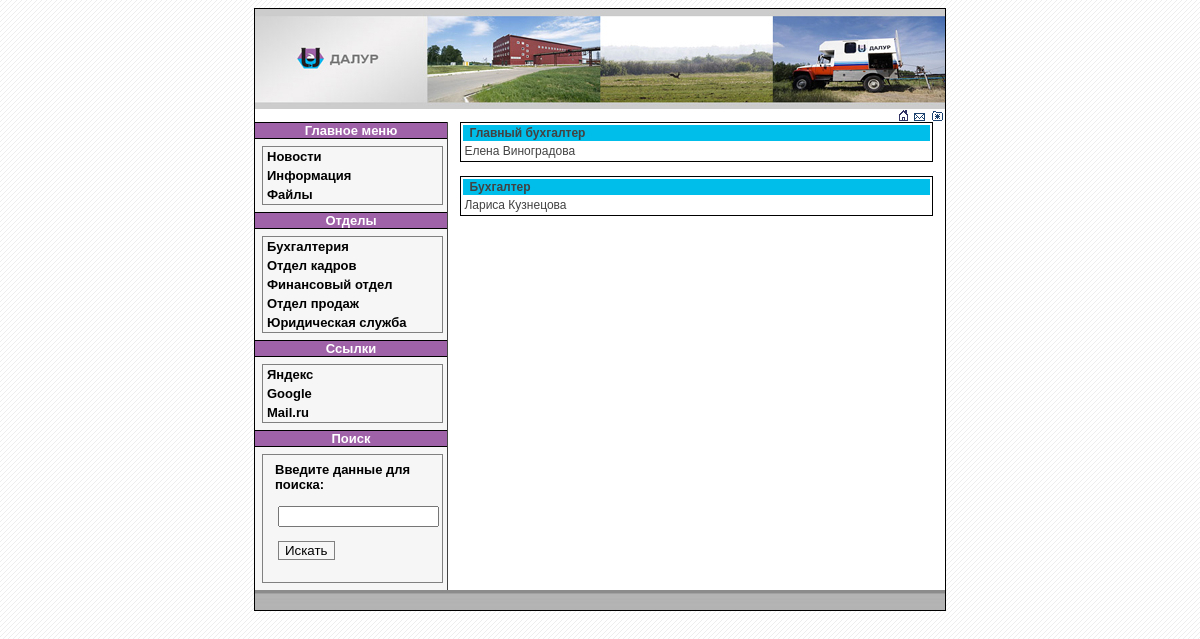
Screenshot of /view_dep.php with the database file from the repository.
### tables this page shows
CREATE TABLE `departments` (
  `id` int NOT NULL AUTO_INCREMENT,
  `title` text NOT NULL,
  PRIMARY KEY (`id`)
);

CREATE TABLE `links` (
  `id` int NOT NULL AUTO_INCREMENT,
  `title` text NOT NULL,
  `link` text NOT NULL,
  PRIMARY KEY (`id`)
);

CREATE TABLE `workers` (
  `id` int NOT NULL AUTO_INCREMENT,
  `name` text NOT NULL,
  `position` text NOT NULL,
  `department` int NOT NULL,
  PRIMARY KEY (`id`),
  KEY `department` (`department`),
  CONSTRAINT `workers_ibfk_1` FOREIGN KEY (`department`) REFERENCES `departments` (`id`)
);

### blocks/lefttd.php (the view)
<td width="184" valign="top" class="left">
<div class="menu_title">Главное меню</div>
<div id="coolmenu">
<a href="index.php">Новости</a>
<a href="info.php">Информация</a>
<a href="files.php">Файлы</a>
</div>
<div class="menu_title">Отделы</div>
<div id="coolmenu">
<?
$sql_dep = "select * from departments";
$result_dep = $conn->query($sql_dep);
if ($result_dep->num_rows > 0){
while($row = $result_dep->fetch_assoc() ){
      echo "<a href='view_dep.php?dep=" . $row["id"] . "'>" .  $row["title"] . "</a>";
}
} else {
      echo "<p>Отделов нет, разогнали";
}
?>
</div>
<div class="menu_title">Ссылки</div>
<div id="coolmenu">
<?
$sql_link = "select * from links";
$result_link = $conn->query($sql_link);
if ($result_link->num_rows > 0){
while($row = $result_link->fetch_assoc() ){
      echo "<a href='" . $row["link"] . "'>" .  $row["title"] . "</a>";
}
} else {
      echo "<p>Ссылок нет, мы в 21 веке";
}
?>
</div>
<div class="menu_title">Поиск</div>
<div id="coolmenu">
<form class="bottom" action="view_search.php" method="post" name="form_s">
<p class="search_text">Введите данные для поиска:</p><br>
<p class="search_input"><input  type="text" size="17" maxlength="50" name="search"></p><br>
<input class="search_button" type="submit" name="submit_s" value="Искать">
</form></div>
</td>

### view_dep.php (shortened to what this page needs)
<? include ("blocks/bd.php");
if (!isset($dep)) {$dep = 1;}
$sql_dep = "select * from departments where id='$dep'";
$result_dep = $conn->query($sql_dep);
if ($result_dep->num_rows > 0){
while($row = $result_dep->fetch_assoc() ){
?>
<html>
<head>
  <title><? echo "Отделы - " . $row["title"]; }}?> </title>
<link href="style.css" rel="stylesheet" type="text/css">
</head>
<body>
<table width="690" border="0" align="center" cellpadding="0" cellspacing="0" bgcolor="#FFFFFF" class="main_border">
  <?php include ("blocks/header.php"); ?>
  <tr>
    <td valign="top"><?php include ("blocks/adds.php"); ?>
    <table width="100%" border="0" cellspacing="0" cellpadding="0">
      <tr>
          <?php include ("blocks/lefttd.php"); ?>
        <td valign="top">
            <?
  $sql_dep = "select * from workers, departments where departments.id='$dep' and workers.department='$dep'";
$result_dep = $conn->query($sql_dep);
if($result_dep->num_rows > 0){
while($row = $result_dep->fetch_assoc() ){
        echo "<table align='center' class='news'>";
        echo "<tr>";
        echo "<td class='news_title'><p class='news_name'>". $row["position"] ."</p>";
        echo "</tr>";
        echo "<tr>";
        echo "<td>" . $row["name"] . "</td>";
        echo "</tr>";
        echo "</table><br>";
}}
else {
      echo "<h3 align='center'>В базе данных нет записей</h3>";
}
?>
        </td>
      </tr>
    </table></td>
  </tr>
    <?php include ("blocks/footer.php"); ?>
</table>
</body>
</html>

### style.css (style rules this page uses)
.main_border { border:1px solid #000000; }
body { background-image:url(img/bg.gif); }
.left { background-color:#f6f6f6; border-right:1px solid #424242; }
p { font-family:Arial, Helvetica, sans-serif; font-size:12px; color:424242; margin-left:12px; }
.menu_title { font-family:Arial, Helvetica, sans-serif; font-size:13px; color:#ffffff; text-align:center; font-weight:bold; border-top:1px solid #000000; border-bottom:1px solid #000000; background-color:#9F62A8; }
.news { border:1px solid #000; width:95%; }
.news_title { background-color:#00BEEA; }
.news_name { margin-top:0px; margin-bottom:0px; margin-left:5px; font-weight:bold; }
.search_text { font-size:13px; margin-right:7px; margin-bottom:0px; margin-top:7px; font-weight:bold; color:#000000; }
.search_button { border:1px solid gray; background-color:#f6f6f6; margin-left:15px; margin-bottom:10px; }
.search_input { margin-bottom:0px; margin-top:0px; margin-left:15px; }
#coolmenu { border: 1px solid gray; border-bottom-width: 0; width: 93%; background-color: #f6f6f6; margin:7px; border-bottom: 1px solid gray; border-top: 1px solid gray; }
#coolmenu a { font: bold 13px Arial, Helvetica, sans-serif; padding: 2px; padding-left: 4px; display: block; width: 100%; color: #000000; text-decoration: none; }
html>body #coolmenu a { width: auto; }

### view_dep.php (style rules this page uses)
body,td,th { font-family:Arial, Helvetica, sans-serif; font-size: 12px; color: #424242; }

### rows the page displays
departments: title "Бухгалтерия"
departments: title "Отдел кадров"
departments: title "Финансовый отдел"
departments: title "Отдел продаж"
departments: title "Юридическая служба"
links: title "Яндекс"
links: title "Google"
links: title "Mail.ru"
workers: position "Главный бухгалтер", name "Елена Виноградова"
workers: position "Бухгалтер", name "Лариса Кузнецова"
